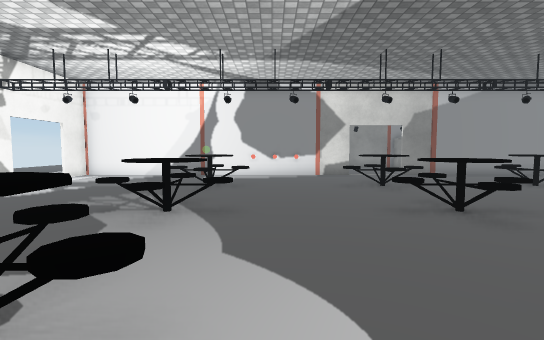
[1] (above)

18 first-person views from a walk through a scene from a Unity 3-D project. The camera is 1.2 m above the floor, tilts 4° down and sees 85° across. Doors are open. The floor is counted in squares, 1 m on a side. Each view is taken from the middle of a square. On the plan, view 1 faces up. The plan holds only what a view shows up to about 13 squares ahead; the rest is blank. The place goes on beyond the plan. The player is left out. Some animated figures are not drawn. Some surface patterns are stand-ins.

[2]
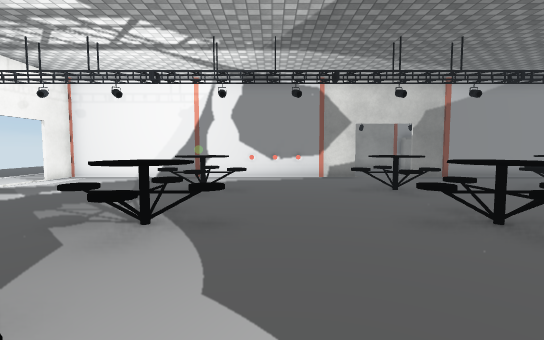

[3]
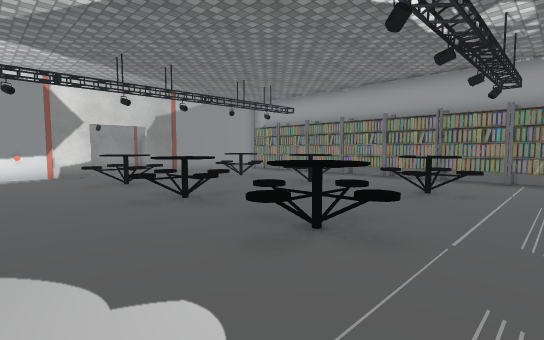

[4]
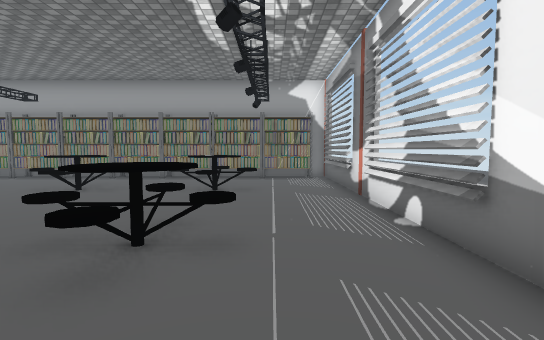

[5]
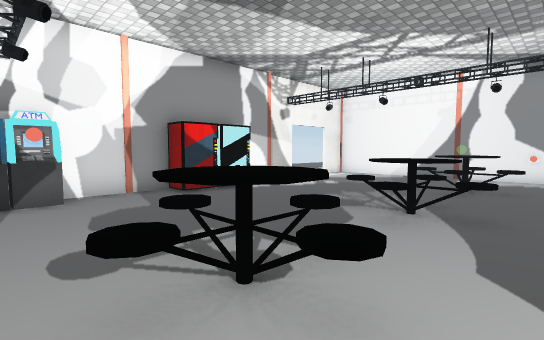

[6]
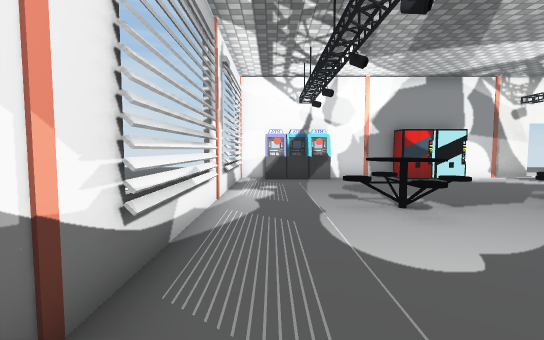

[7]
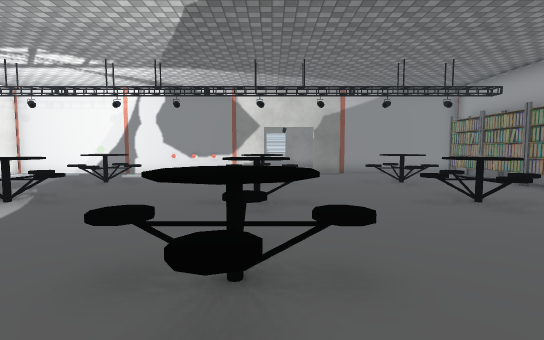

[8]
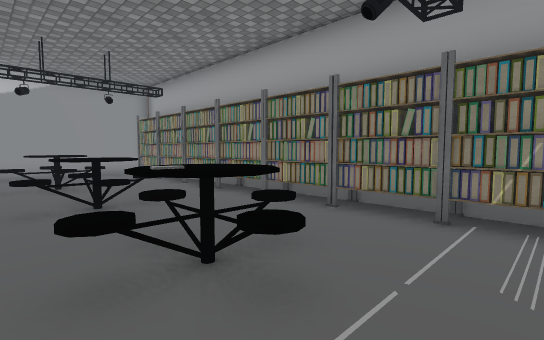

[9]
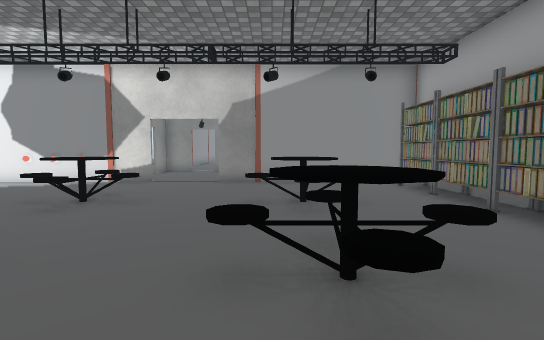

[10]
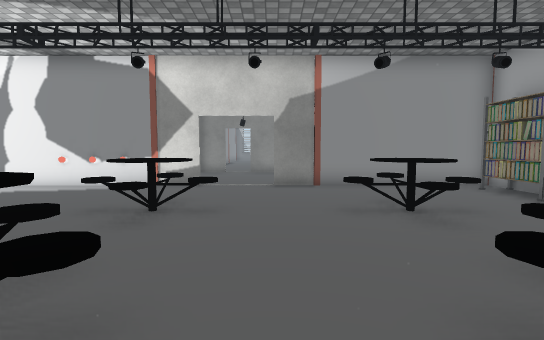

[11]
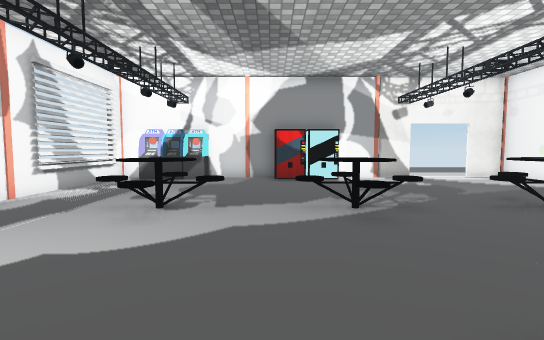

[12]
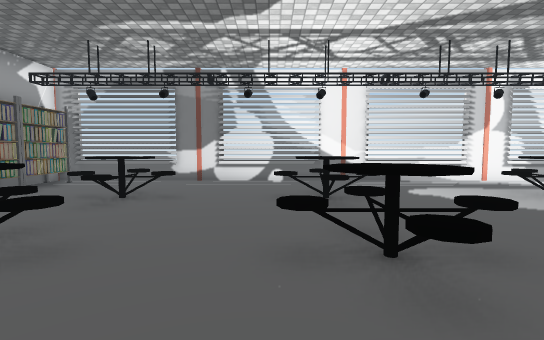

[13]
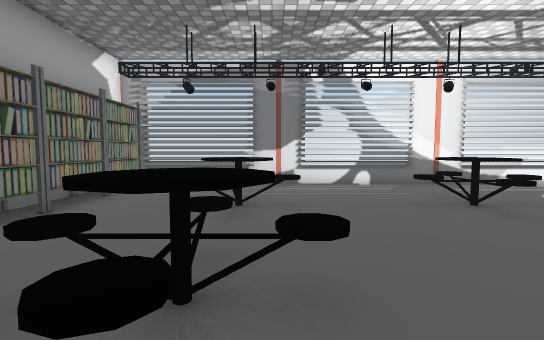

[14]
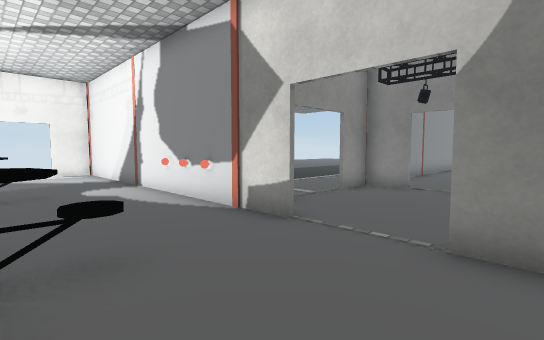

[15]
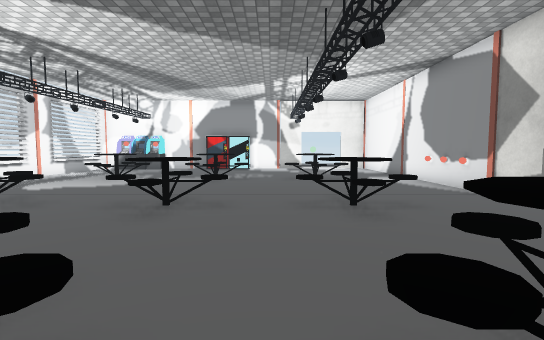

[16]
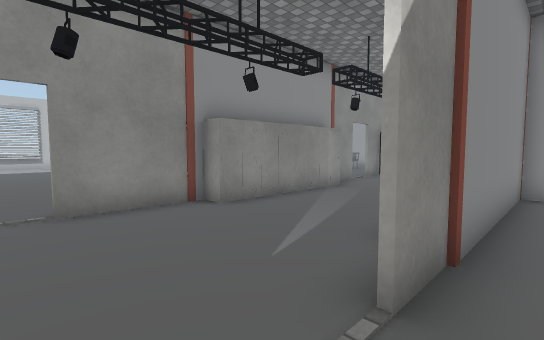

[17]
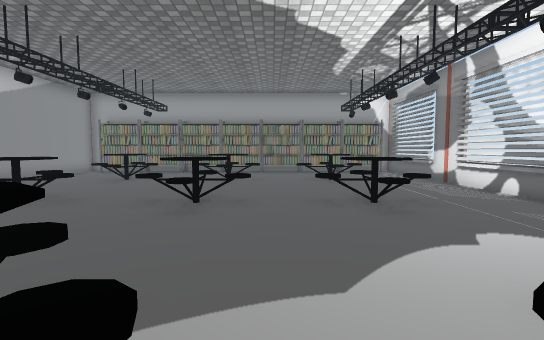

[18]
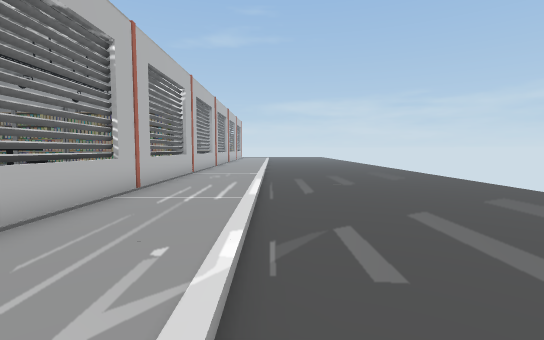

### Floor plan
Key: @ floor where view 1 was taken; # wall or solid block; . main floor; - floor 0.25 m lower than the main floor; / step, stairs or slope; D open door; = window, fence, low wall or low ledge; O other object.
Columns run from 11 left of view 1 to 14 right of it. Each row starts with its distance up from view 1.
 24              #.
 23              #...
 22               ...
 21               ...
 20           /.. ...
 19           /..##DD##OOOOO##
 18            ..#............
 17             .D...........
 16              D.........
 15              #.DDD...
 14 ..########OOO##DDD#     #
 13 ..#.....................#
 12  .D....................OO
 11   D......O.....O....O..O#
 10   D.....OOO..OOOO..OOO.OO
  9   #......O....OO...OO..OO
  8   #....................OO
  7   #......O.....O....O..OO
  6    .....OOO..OOOO..OOO.OO
  5    O.....O....OO...OO..OO
  4   #O...................OO
  3   #......O.....O....O..OO
  2   #.....OOO..OOOO..OOO.OO
  1   #......O....OO...OO..OO
  0   #O.......@...........OO
 -1   #....................OO
 -2   ##===##====##===##===##
 -3               ...........
 -4              ............
 -5              ...........
 -6            - ------------
 -7              ------------
 -8              ------------
 -9               -----------
-10                ----------
-11                 ---------
-12                  --------
-13                   -------

Positions as (right, up) in squares from view 1, and headings:
1: (0, 0), facing up
2: (0, 1), facing up
3: (0, -1), facing up-right
4: (0, 0), facing right
5: (0, 0), facing up-left
6: (4, -1), facing left
7: (4, -1), facing up
8: (7, -1), facing up-right
9: (8, 3), facing up
10: (6, 4), facing up
11: (4, 4), facing left
12: (5, 9), facing down
13: (8, 8), facing down
14: (7, 10), facing up-left
15: (10, 8), facing left
16: (4, 13), facing up-right
17: (-3, 4), facing right
18: (0, -6), facing right
